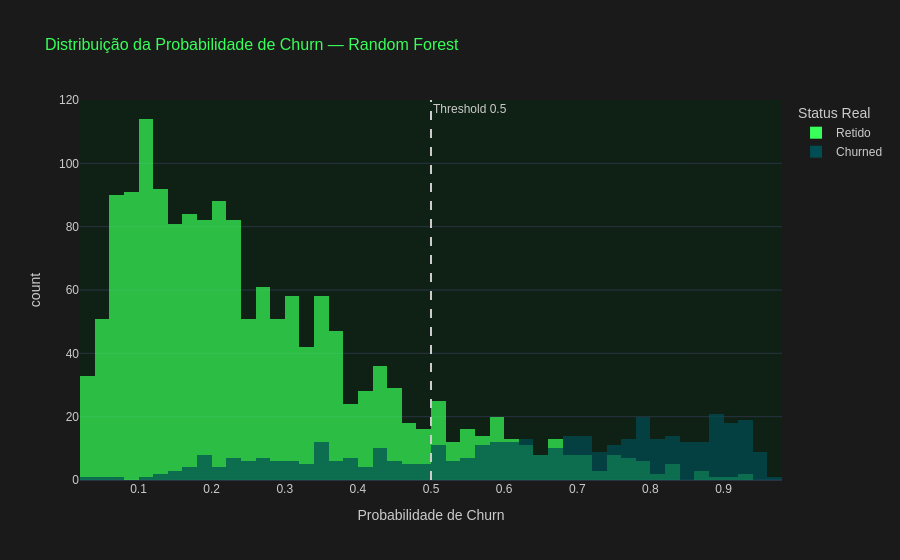

This figure's notebook cell:
### Markdown cell above
---
## 6. Análise de Probabilidade de Churn

### Code cell
# Distribuição das probabilidades de churn previstas pelo melhor modelo
best_model_name: str = 'XGBoost' if auc_xgb >= auc_rf else 'Random Forest'
best_proba: np.ndarray = y_proba_xgb if auc_xgb >= auc_rf else y_proba_rf

df_proba: pd.DataFrame = pd.DataFrame({
    'probabilidade_churn': best_proba,
    'real': y_test.values,
    'status': y_test.map({0: 'Retido', 1: 'Churned'}).values,
})

fig_dist_proba: go.Figure = px.histogram(
    df_proba,
    x='probabilidade_churn',
    color='status',
    nbins=50,
    title=f'Distribuição da Probabilidade de Churn — {best_model_name}',
    labels={'probabilidade_churn': 'Probabilidade de Churn', 'count': 'Frequência', 'status': 'Status Real'},
    color_discrete_map={'Retido': '#39FF5A', 'Churned': '#004D54'},
    barmode='overlay',
    opacity=0.7,
)

fig_dist_proba.add_vline(
    x=0.5, line_dash='dash', line_color='#CCCCCC',
    annotation_text='Threshold 0.5',
    annotation_font_color='#CCCCCC',
)

fig_dist_proba.update_layout(**LAYOUT_PADRAO)
fig_dist_proba.write_html(str(IMAGES_PATH / '17_proba_distribution.html'))
fig_dist_proba.show()

### Figure 1 — Plotly figure (JSON) as saved in the notebook; plotly's stock layout.template omitted (floating-point values rounded to 4 significant figures; data arrays with more than 128 entries replaced by an {"elided": "..."} marker saying what was removed)
{"data": [{"bingroup": "x", "hovertemplate": "Status Real=Retido<br>Probabilidade de Churn=%{x}<br>count=%{y}<extra></extra>", "legendgroup": "Retido", "marker": {"color": "#39FF5A", "opacity": 0.7, "pattern": {"shape": ""}}, "name": "Retido", "nbinsx": 50, "orientation": "v", "showlegend": true, "type": "histogram", "x": {"elided": "1593 float values"}, "xaxis": "x", "yaxis": "y"}, {"bingroup": "x", "hovertemplate": "Status Real=Churned<br>Probabilidade de Churn=%{x}<br>count=%{y}<extra></extra>", "legendgroup": "Churned", "marker": {"color": "#004D54", "opacity": 0.7, "pattern": {"shape": ""}}, "name": "Churned", "nbinsx": 50, "orientation": "v", "showlegend": true, "type": "histogram", "x": {"elided": "407 float values"}, "xaxis": "x", "yaxis": "y"}], "layout": {"annotations": [{"font": {"color": "#CCCCCC"}, "showarrow": false, "text": "Threshold 0.5", "x": 0.5, "xanchor": "left", "xref": "x", "y": 1, "yanchor": "top", "yref": "y domain"}], "barmode": "overlay", "font": {"color": "#CCCCCC", "family": "Arial", "size": 12}, "legend": {"title": {"text": "Status Real"}, "tracegroupgap": 0}, "paper_bgcolor": "#1A1A1A", "plot_bgcolor": "#0F2015", "shapes": [{"line": {"color": "#CCCCCC", "dash": "dash"}, "type": "line", "x0": 0.5, "x1": 0.5, "xref": "x", "y0": 0, "y1": 1, "yref": "y domain"}], "title": {"font": {"color": "#39FF5A", "size": 16}, "text": "Distribuição da Probabilidade de Churn — Random Forest"}, "xaxis": {"anchor": "y", "domain": [0, 1], "title": {"text": "Probabilidade de Churn"}}, "yaxis": {"anchor": "x", "domain": [0, 1], "title": {"text": "count"}}}}
